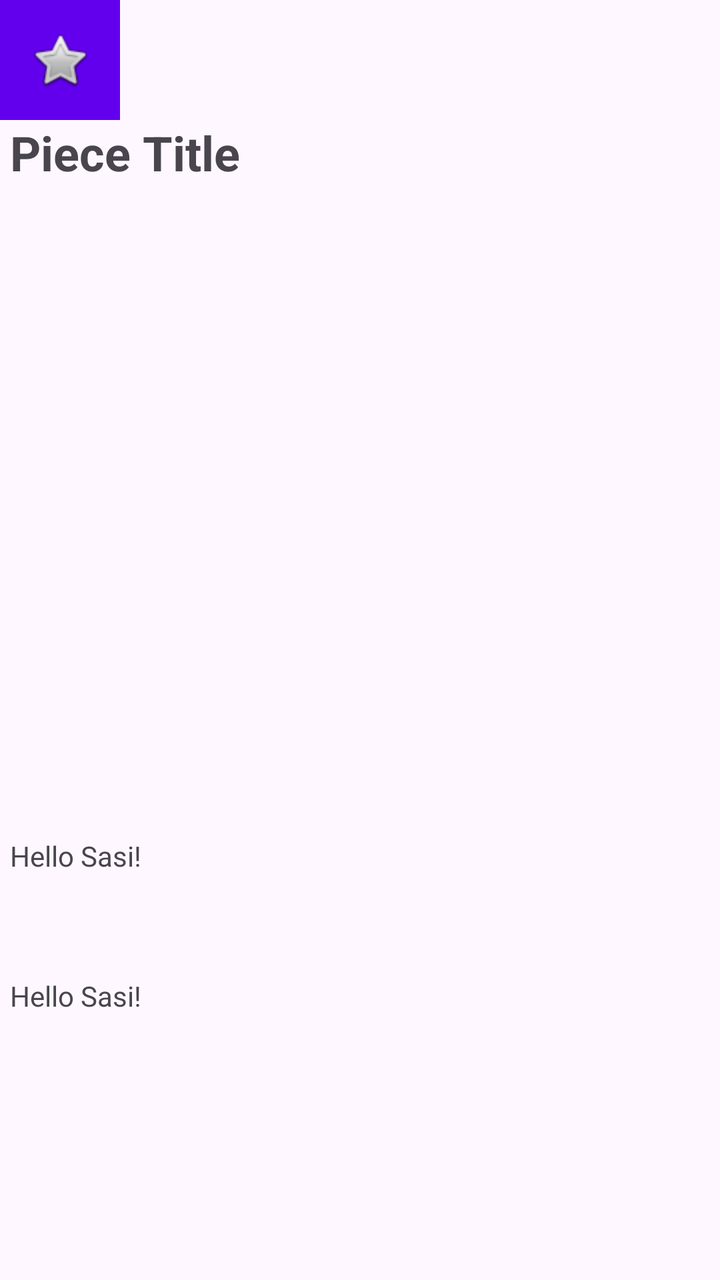
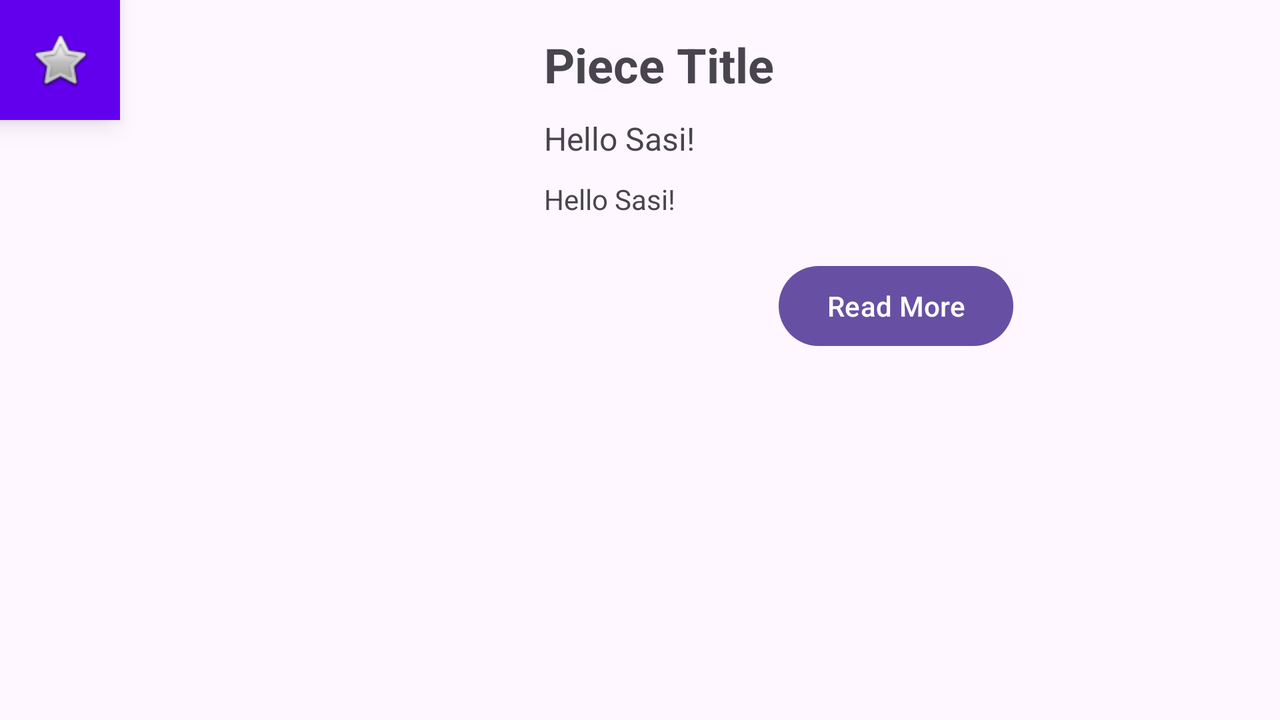

An Android layout and its configuration variant, each rendered on a device that would load it. The default file and the variant file are quoted in full after the pictures.
<!-- AndroidManifest.xml: application theme Theme.DigitalGallery -->
<!-- res/layout/art_display_activity.xml -->
<?xml version="1.0" encoding="utf-8"?>
<androidx.constraintlayout.widget.ConstraintLayout xmlns:android="http://schemas.android.com/apk/res/android"
    xmlns:app="http://schemas.android.com/apk/res-auto"
    xmlns:tools="http://schemas.android.com/tools"
    android:id="@+id/art_display"
    android:layout_width="match_parent"
    android:layout_height="match_parent"
    tools:context=".ArtDisplayActivity">

    <ImageButton
        android:layout_width="60dp"
        android:layout_height="60dp"
        android:src="@android:drawable/btn_star"
        android:background="@color/design_default_color_primary"
        android:onClick="onBackPressed"/>

    <TextView
        android:id="@+id/title"
        android:layout_width="350dp"
        android:layout_height="wrap_content"
        android:layout_marginTop="60dp"
        android:text="Piece Title"
        android:textSize="24sp"
        android:textStyle="bold"
        app:layout_constraintEnd_toEndOf="parent"
        app:layout_constraintStart_toStartOf="parent"
        app:layout_constraintTop_toTopOf="parent" />

    <ImageView
        android:id="@+id/imageView"
        android:layout_width="350dp"
        android:layout_height="296dp"
        android:layout_marginTop="20dp"
        app:layout_constraintEnd_toEndOf="parent"
        app:layout_constraintStart_toStartOf="parent"
        app:layout_constraintTop_toBottomOf="@+id/title"
        tools:srcCompat="@tools:sample/avatars" />


    <TextView
        android:id="@+id/credits"
        android:layout_width="350dp"
        android:layout_height="65dp"
        android:layout_marginTop="10dp"
        android:text="Hello Sasi!"
        app:layout_constraintEnd_toEndOf="parent"
        app:layout_constraintStart_toStartOf="parent"
        app:layout_constraintTop_toBottomOf="@+id/imageView" />

    <TextView
        android:id="@+id/description"
        android:layout_width="350dp"
        android:layout_height="169dp"
        android:layout_marginTop="5dp"
        android:text="Hello Sasi!"
        app:layout_constraintEnd_toEndOf="parent"
        app:layout_constraintStart_toStartOf="parent"
        app:layout_constraintTop_toBottomOf="@+id/credits" />

    <Button
        android:id="@+id/read_more_btn"
        android:layout_width="200dp"
        android:layout_height="50dp"
        android:text="Read More"
        android:onClick="onReadMoreBtnPress"
        android:layout_marginTop="20dp"
        app:layout_constraintEnd_toEndOf="parent"
        app:layout_constraintStart_toStartOf="parent"
        app:layout_constraintTop_toBottomOf="@+id/description"/>

</androidx.constraintlayout.widget.ConstraintLayout>
<!-- resources referenced by this layout -->
<resources>
  <style name="Theme.DigitalGallery" parent="Base.Theme.DigitalGallery" />
  <style name="Base.Theme.DigitalGallery" parent="Theme.Material3.DayNight.NoActionBar">
          
          
      </style>
</resources>
<!-- res/layout-land/art_display_activity.xml (the repository's variant of the layout above) -->
<!-- drawn on the phone turned sideways -->
<?xml version="1.0" encoding="utf-8"?>
<androidx.constraintlayout.widget.ConstraintLayout xmlns:android="http://schemas.android.com/apk/res/android"
    xmlns:app="http://schemas.android.com/apk/res-auto"
    xmlns:tools="http://schemas.android.com/tools"
    android:id="@+id/art_display"
    android:layout_width="match_parent"
    android:layout_height="match_parent"
    tools:context=".ArtDisplayActivity">

    <ImageView
        android:id="@+id/imageView"
        android:layout_width="0dp"
        android:layout_height="0dp"
        android:scaleType="centerInside"
        app:layout_constraintBottom_toBottomOf="parent"
        app:layout_constraintEnd_toStartOf="@+id/guideline"
        app:layout_constraintStart_toStartOf="parent"
        app:layout_constraintTop_toTopOf="parent"
        tools:srcCompat="@tools:sample/avatars" />

    <androidx.constraintlayout.widget.Guideline
        android:id="@+id/guideline"
        android:layout_width="wrap_content"
        android:layout_height="wrap_content"
        android:orientation="vertical"
        app:layout_constraintGuide_percent="0.4" />

    <ImageButton
        android:layout_width="60dp"
        android:layout_height="60dp"
        android:src="@android:drawable/btn_star"
        android:background="@color/design_default_color_primary"
        android:onClick="onBackPressed"
        android:elevation="8dp"
        app:layout_constraintTop_toTopOf="parent"
        app:layout_constraintStart_toStartOf="parent" />

    <androidx.core.widget.NestedScrollView
        android:layout_width="0dp"
        android:layout_height="0dp"
        android:padding="16dp"
        app:layout_constraintBottom_toBottomOf="parent"
        app:layout_constraintEnd_toEndOf="parent"
        app:layout_constraintStart_toEndOf="@+id/guideline"
        app:layout_constraintTop_toTopOf="parent">

        <LinearLayout
            android:layout_width="match_parent"
            android:layout_height="wrap_content"
            android:orientation="vertical">

            <TextView
                android:id="@+id/title"
                android:layout_width="match_parent"
                android:layout_height="wrap_content"
                android:text="Piece Title"
                android:textSize="24sp"
                android:textStyle="bold" />

            <TextView
                android:id="@+id/credits"
                android:layout_width="match_parent"
                android:layout_height="wrap_content"
                android:layout_marginTop="10dp"
                android:text="Hello Sasi!"
                android:textSize="16sp" />

            <TextView
                android:id="@+id/description"
                android:layout_width="match_parent"
                android:layout_height="wrap_content"
                android:layout_marginTop="10dp"
                android:text="Hello Sasi!"
                android:textSize="14sp" />

            <Button
                android:id="@+id/read_more_btn"
                android:layout_width="wrap_content"
                android:layout_height="wrap_content"
                android:layout_marginTop="20dp"
                android:layout_gravity="center_horizontal"
                android:text="Read More"
                android:onClick="onReadMoreBtnPress"/>

        </LinearLayout>
    </androidx.core.widget.NestedScrollView>

</androidx.constraintlayout.widget.ConstraintLayout>
